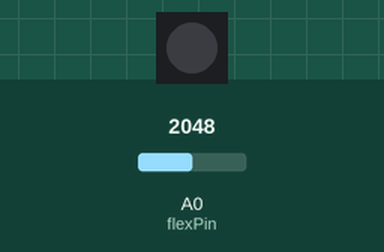
This sketch was run on a simulated Particle Photon. Shown: 1 RGB LEDs in strip order, left to right. Inputs (shaded band) come from the test bench; at power-on: A0 (flexPin) = 2048. Dim RGB values are drawn brighter than linear.

Above: at 0.1 s.
At 1.3 s:
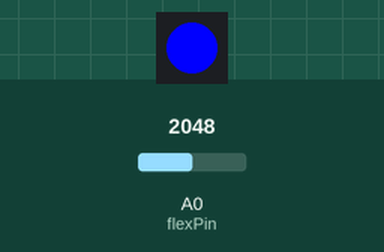
1.4 s: A0 (flexPin) set to 260
At 3.1 s:
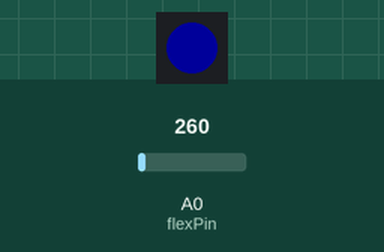
Timing chart, 0 to 4.6 s (numbered marks = the images above; inputs shaded):
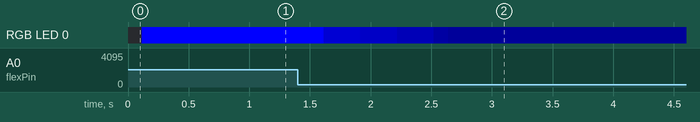

Measured:
- after the input at 1.4 s, RGB LED 0: RGB(0, 0, 254) → RGB(0, 0, 127) after 0.21 s, → RGB(0, 0, 97) 0.30 s later, → RGB(0, 0, 67) 0.30 s later, → RGB(0, 0, 37) 0.30 s later, … (5 changes in this stretch)

The sketch:

Neopixel-Fade-0210.ino
```cpp
// This #include statement was automatically added by the Particle IDE.
#include <neopixel.h>

#define PIXEL_PIN A5
#define PIXEL_COUNT 1
#define PIXEL_TYPE WS2812

Adafruit_NeoPixel strip = Adafruit_NeoPixel(PIXEL_COUNT, PIXEL_PIN, PIXEL_TYPE);

int flexPin = A0;
int flex = 0;
int ledBrightness = 0;
int bright = 0;


void setup()
{
    pinMode(flexPin, INPUT);

    strip.begin();
    strip.show();
    delay( 100 );

    Particle.variable("force", &flex, INT);

}

void loop()
{
    flex = analogRead(flexPin);

    if (flex < 500 && flex > 300) {
        strip.setPixelColor(0, 0, 0, 127);
        bright=0;
    } else if (flex > 500 && bright != 1) {
        brighten();
    } else if (flex < 300 && bright !=-1) {
        darken();
    }

}

void darken()
{
    uint16_t i, j;

        for (j = 127; j > 25; j--)
        {
        for (i = 0; i < strip.numPixels(); i++)
        {
        strip.setPixelColor(i, 0, 0, j);
        }
        strip.show();
        delay(10);
        }
        delay(1500);
        bright = -1;
}

void brighten()
{
    uint16_t i, j;

        for (j = 127; j < 255; j++)
        {
        for (i = 0; i < strip.numPixels(); i++)
        {
        strip.setPixelColor(i, 0, 0, j);
        }
        strip.show();
        }
        delay(1500);
        bright=1;
}
```
